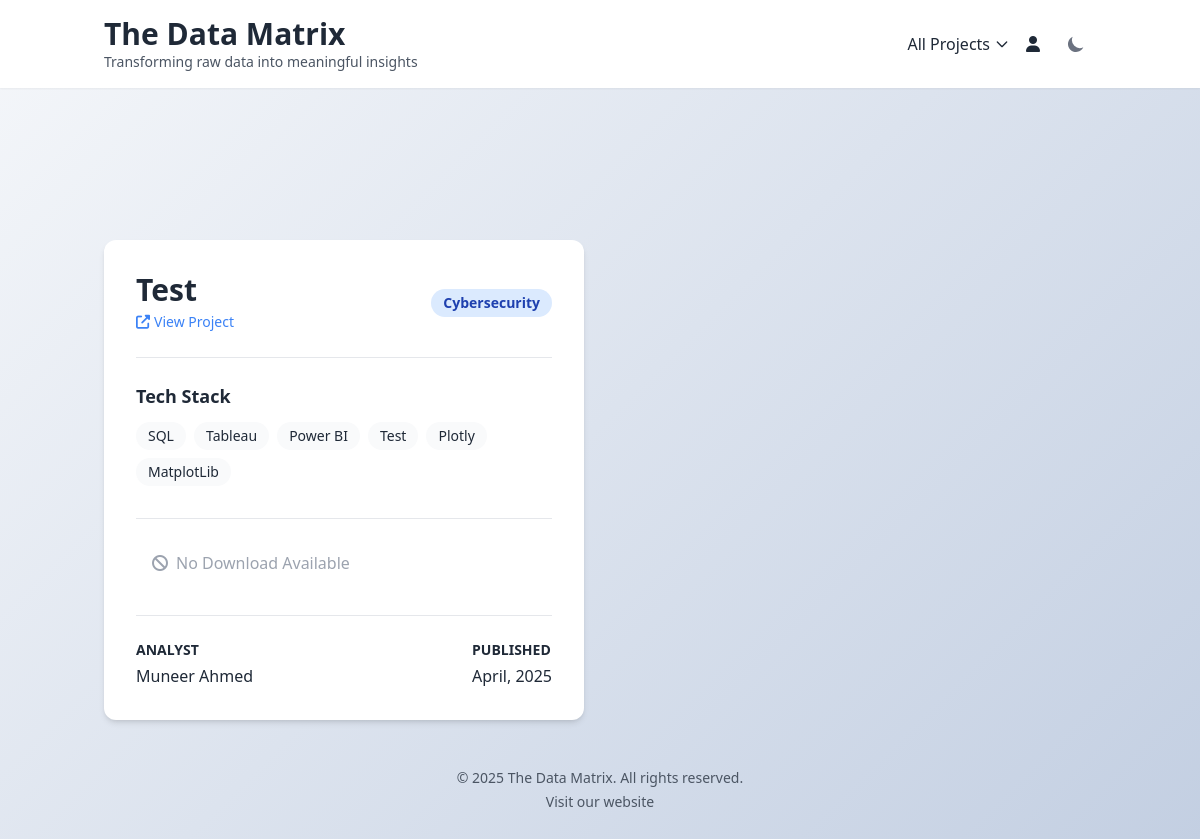
The app's page /, older data.
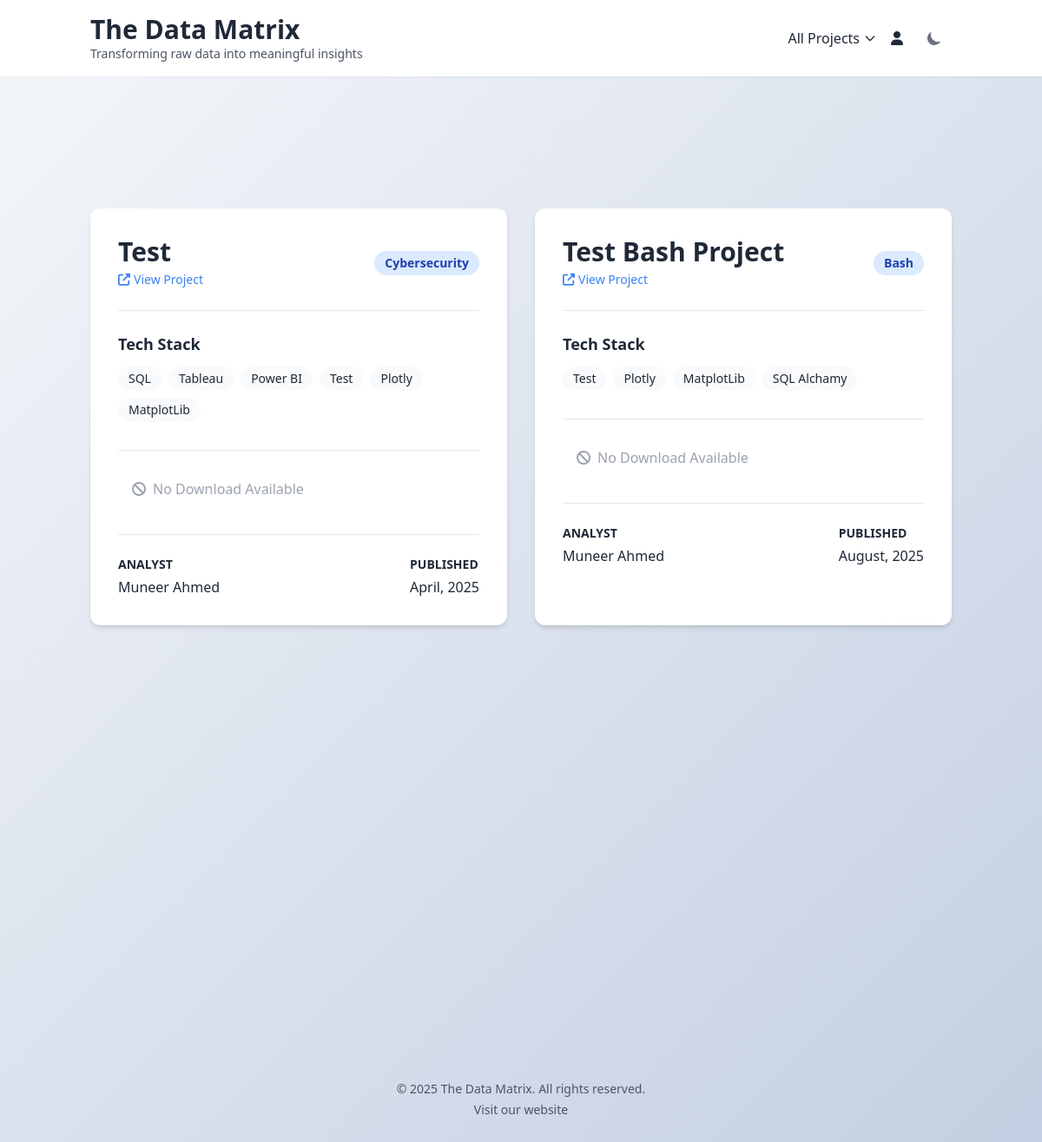
The same page, newer data.
### projects_app/models.py (models this page shows, shortened)
class MyProjects(models.Model):
    project_type = models.ForeignKey(ProjectList, on_delete=models.CASCADE, blank=True, null=True)
    title = models.CharField(max_length=100, unique=True)
    tools = models.ManyToManyField('Tool')
    description = models.CharField(max_length=250, blank=True, null=True)
    published_date = models.DateField(default=timezone.now)
    analyst = models.ForeignKey(User, on_delete=models.CASCADE, blank=True, null=True)
    problem_statement = models.TextField(blank=True, null=True)
    insights = models.TextField(blank=True, null=True)
    html_file = models.FileField(upload_to='html_files/', default='html_files/default.html', blank=True, null=True, max_length=250)
    pdf_file = models.FileField(upload_to='pdf_files/', blank=True, null=True, max_length=250)
    project_photo = models.ImageField(upload_to='project_pics/', default='project_pics/default.jpeg', blank=True, null=True, max_length=250)
    data_source = models.URLField(max_length=250, default='https://www.thedatamatrix.ca/', blank=True, null=True)
    content = CKEditor5Field('content', config_name='default', null=True)
    class Meta:
        verbose_name_plural = "My Projects"
    def get_project_type(self):
        if self.project_type:
            return self.project_type.project_type
        return None # Return None or a default value if the foreign key is not set.

class ProjectList(models.Model):
    project_type = models.CharField(max_length=35, blank=True, null=True, unique=True)
    def __str__(self):
        return self.project_type

class Tool(models.Model):
    name = models.CharField(max_length=25)

### projects_app/views.py (the view)
# urls.py: path('', views.home, name='project_home'),
def home(request):
    project_types = ProjectList.objects.all()
    projects_by_type = {ptype.project_type: MyProjects.objects.filter(project_type=ptype) for ptype in project_types}
    context = {
    'project_types': project_types,
    'projects_by_type': projects_by_type,
    }
    return render(request, 'projects_app/project_home.html', context)

### projects_app/templates/projects_app/project_home.html
{% extends 'projects_app/base.html' %}
{% load static %}
{% block content %}
<main id="main-content" class="container mx-auto px-4">
    <div class="grid grid-cols-1 md:grid-cols-2 gap-8" id="projects-grid">
        {% for project_type, projects in projects_by_type.items %}
            {% for project in projects %}
                <div class="bg-[var(--bg-primary)] rounded-xl shadow-md overflow-hidden card-hover scroll-reveal" data-category="{{ project.get_project_type|slugify }}">
                    <div class="p-8">
                        <div class="flex items-center justify-between mb-6">
                            <div>
                                <h2 class="text-2xl md:text-3xl font-bold text-[var(--text-primary)]">
                                    {{ project.title }}
                                </h2>
                                <a href="{% url 'project_html_template' title=project.title %}"
                                   class="text-blue-500 hover:text-blue-700 text-sm inline-flex items-center mt-1">
                                    <i class="fas fa-external-link-alt mr-1"></i> View Project
                                </a>
                            </div>
                            <div class="bg-blue-100 text-blue-800 dark:bg-blue-700 dark:text-white px-3 py-1 rounded-full text-sm font-semibold">
                                {{ project.project_type }}
                            </div>
                        </div>
                        <div class="border-t border-gray-200 my-6"></div>
                        <div class="mb-8">
                            <h3 class="text-lg font-semibold text-[var(--text-primary)] mb-3">Tech Stack</h3>
                            <div class="flex flex-wrap gap-2">
                                {% for tool in project.tools.all %}
                                <span class="tech-chip bg-[var(--bg-secondary)] px-3 py-1 rounded-full text-sm text-[var(--text-primary)]">
                                    {{ tool.name }}
                                </span>
                                {% endfor %}
                            </div>
                        </div>
                        <div class="border-t border-gray-200 my-6"></div>
                        <div class="mb-8">
                            {% if project.pdf_file %}
                            <a href="{{ project.pdf_file.url }}"
                               class="inline-flex items-center px-4 py-2 bg-blue-600 text-white rounded-lg hover:bg-blue-700 transition-colors">
                                <i class="fas fa-download mr-2"></i> Download Analysis File
                            </a>
                            {% else %}
                                <span class="inline-flex items-center px-4 py-2 text-gray-400 dark:text-gray-600 rounded-lg cursor-not-allowed">
                                    <i class="fas fa-ban mr-2"></i> No Download Available
                                </span>
                            {% endif %}
                        </div>
                        <div class="border-t border-gray-200 my-6"></div>
                        <div class="flex flex-col sm:flex-row justify-between items-start sm:items-center">
                            <div class="mb-4 sm:mb-0">
                                <h4 class="text-sm font-semibold text-[var(--text-primary)] mb-1">ANALYST</h4>
                                <p class="text-[var(--text-primary)]">
                                    {{ project.analyst.first_name }} {{ project.analyst.last_name }}
                                </p>
                            </div>
                            <div>
                                <h4 class="text-sm font-semibold text-[var(--text-primary)] mb-1">PUBLISHED</h4>
                                <p class="text-[var(--text-primary)]">
                                    {{ project.published_date|date:"F, Y" }}
                                </p>
                            </div>
                        </div>
                    </div>
                </div>
            {% endfor %}
        {% endfor %}
    </div>
    <footer class="mt-12 text-center text-[var(--text-secondary)] text-sm">
        <p>© 2025 The Data Matrix. All rights reserved.</p>
        <p class="mt-1">
            <a href="https://thedatamatrix.ca" class="hover:text-blue-600">Visit our website</a>
        </p>
    </footer>
</main>
{% endblock %}

### projects_app/templates/projects_app/base.html (shortened to what this page needs)
{% load static %}
<!DOCTYPE html>
<html lang="en">
<head>
    <script src="https://cdn.tailwindcss.com"></script>
    <link rel="stylesheet" href="https://cdnjs.cloudflare.com/ajax/libs/font-awesome/6.4.0/css/all.min.css">
    <link rel="stylesheet" href="{% static 'projects_app/styles/styles.css' %}">
</head>
<body class="gradient-bg min-h-screen font-sans antialiased">
    <nav class="bg-[var(--bg-primary)] shadow-sm fixed top-0 w-full z-10">
        <div class="container mx-auto px-4 py-4 flex justify-between items-center">
            <div>
                <h1 class="text-2xl md:text-3xl font-bold text-[var(--text-primary)]">The Data Matrix</h1>
                <p class="text-[var(--text-secondary)] text-sm">Transforming raw data into meaningful insights</p>
            </div>
            <div class="flex items-center space-x-4">
                <div class="relative group" id="dropdown-container">
                    <button class="flex items-center text-[var(--text-primary)] hover:text-blue-600 transition-colors" id="dropdown-toggle">
                        <span id="current-category">All Projects</span>
                        <svg class="w-4 h-4 ml-1 transform transition-transform duration-200" id="dropdown-arrow" fill="none" stroke="currentColor" viewBox="0 0 24 24" xmlns="http://www.w3.org/2000/svg">
                            <path stroke-linecap="round" stroke-linejoin="round" stroke-width="2" d="M19 9l-7 7-7-7"></path>
                        </svg>
                    </button>
                </div>
                <a href="{% url 'profile' %}" class="text-[var(--text-primary)] hover:text-blue-600 transition-colors">
                    <i class="fas fa-user"></i>
                </a>
                <button id="theme-toggle" type="button" class="text-gray-500 dark:text-gray-400 hover:bg-gray-100 dark:hover:bg-gray-700 rounded-lg text-sm p-2.5">
                    <svg id="theme-toggle-dark-icon" class="hidden w-5 h-5" fill="currentColor" viewBox="0 0 20 20" xmlns="http://www.w3.org/2000/svg">
                        <path d="M17.293 13.293A8 8 0 016.707 2.707a8.001 8.001 0 1010.586 10.586z"></path>
                    </svg>
                </button>
            </div>
        </div>
    </nav>
    <div class="pt-32 pb-8">
        {% block content %}{% endblock %}
    </div>
</body>
</html>

### projects_app/static/projects_app/styles/styles.css (style rules this page uses)
:root { --bg-gradient-start: #f5f7fa; --bg-gradient-end: #c3cfe2; --text-primary: #1f2937; --text-secondary: #4b5563; --bg-primary: #ffffff; --bg-secondary: #f9fafb; --shadow-color: rgba(0, 0, 0, 0.1); --frozen-glass-bg: rgba(255, 255, 255, 0.5); --frozen-glass-border: rgba(255, 255, 255, 0.3); --frozen-glass-shadow: rgba(0, 0, 0, 0.1); }
.gradient-bg { background: linear-gradient(135deg, var(--bg-gradient-start) 0%, var(--bg-gradient-end) 100%); }
.card-hover { transition: all 0.3s ease; box-shadow: 0 4px 6px -1px var(--shadow-color), 0 2px 4px -1px var(--shadow-color); }
.tech-chip { transition: all 0.2s ease; }
.scroll-reveal { opacity: 0; transform: translateY(20px); transition: opacity 0.6s ease-out, transform 0.6s ease-out; }
.scroll-reveal.visible { opacity: 1; transform: translateY(0); }

Row changes from the older to the newer data that the page shows:
added MyProjects: title "Test Bash Project", project_type "Bash", pdf_file "No Download Available", analyst.first_name "Muneer", analyst.last_name "Ahmed", published_date "August, 2025", Tool (name "Test"), Tool (name "Plotly"), Tool (name "MatplotLib")
now on this page (row unchanged): Tool: name "SQL Alchamy", shown under "Test Bash Project"
